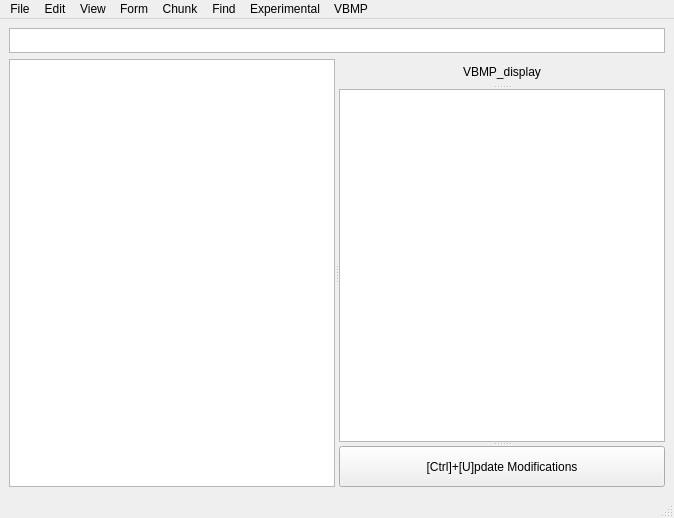
<?xml version="1.0" encoding="UTF-8"?>
<ui version="4.0">
 <author>GoldStar611</author>
 <class>MainWindow</class>
 <widget class="QMainWindow" name="MainWindow">
  <property name="geometry">
   <rect>
    <x>0</x>
    <y>0</y>
    <width>674</width>
    <height>518</height>
   </rect>
  </property>
  <property name="acceptDrops">
   <bool>true</bool>
  </property>
  <property name="windowTitle">
   <string>BASEdit Beta</string>
  </property>
  <widget class="QWidget" name="centralwidget">
   <layout class="QVBoxLayout" name="verticalLayout_3">
    <item>
     <widget class="QPlainTextEdit" name="plainTextEdit_path">
      <property name="enabled">
       <bool>true</bool>
      </property>
      <property name="maximumSize">
       <size>
        <width>16777215</width>
        <height>25</height>
       </size>
      </property>
      <property name="verticalScrollBarPolicy">
       <enum>Qt::ScrollBarAlwaysOff</enum>
      </property>
      <property name="horizontalScrollBarPolicy">
       <enum>Qt::ScrollBarAlwaysOff</enum>
      </property>
      <property name="readOnly">
       <bool>true</bool>
      </property>
     </widget>
    </item>
    <item>
     <widget class="QSplitter" name="splitter">
      <property name="orientation">
       <enum>Qt::Horizontal</enum>
      </property>
      <widget class="QTreeWidget" name="treeWidget">
       <attribute name="headerVisible">
        <bool>false</bool>
       </attribute>
       <column>
        <property name="text">
         <string notr="true">1</string>
        </property>
       </column>
      </widget>
      <widget class="QSplitter" name="splitter2">
       <property name="orientation">
        <enum>Qt::Vertical</enum>
       </property>
       <widget class="QLabel" name="VBMP_display">
        <property name="text">
         <string>VBMP_display</string>
        </property>
        <property name="alignment">
         <set>Qt::AlignCenter</set>
        </property>
       </widget>
       <widget class="QPlainTextEdit" name="plainTextEdit">
        <property name="enabled">
         <bool>true</bool>
        </property>
        <property name="font">
         <font>
          <family>Monospace</family>
          <pointsize>10</pointsize>
          <italic>true</italic>
         </font>
        </property>
       </widget>
       <widget class="QPushButton" name="pushButton_2">
        <property name="text">
         <string>[Ctrl]+[U]pdate Modifications</string>
        </property>
       </widget>
      </widget>
     </widget>
    </item>
   </layout>
  </widget>
  <widget class="QMenuBar" name="menubar">
   <property name="geometry">
    <rect>
     <x>0</x>
     <y>0</y>
     <width>674</width>
     <height>22</height>
    </rect>
   </property>
   <widget class="QMenu" name="menuFile">
    <property name="title">
     <string>File</string>
    </property>
    <addaction name="actionOpen_BAS"/>
    <addaction name="separator"/>
    <addaction name="actionSave_to_BAS"/>
    <addaction name="actionSave_to_XML"/>
    <addaction name="separator"/>
    <addaction name="actionQuit"/>
   </widget>
   <widget class="QMenu" name="menuEdit">
    <property name="title">
     <string>Edit</string>
    </property>
    <addaction name="actionRename"/>
    <addaction name="actionDelete_Chunk"/>
    <addaction name="separator"/>
    <addaction name="actionCopy"/>
    <addaction name="actionPaste"/>
    <addaction name="separator"/>
    <addaction name="actionMove_Up"/>
    <addaction name="actionMove_Down"/>
    <addaction name="separator"/>
    <addaction name="actionEdit_Chunk_Properties"/>
   </widget>
   <widget class="QMenu" name="menuData">
    <property name="title">
     <string>Chunk</string>
    </property>
    <addaction name="actionExport_Data_to_File"/>
    <addaction name="actionImport_Data_from_File"/>
    <addaction name="separator"/>
    <addaction name="actionConvert_to_FORM"/>
    <addaction name="separator"/>
    <addaction name="actionInsert_Chunk_Above"/>
    <addaction name="actionInsert_Chunk_Below"/>
    <addaction name="separator"/>
    <addaction name="actionUpdate_Modifications"/>
    <addaction name="separator"/>
   </widget>
   <widget class="QMenu" name="menuFind">
    <property name="title">
     <string>Find</string>
    </property>
    <addaction name="actionSearch"/>
    <addaction name="actionSearch_Next"/>
    <addaction name="separator"/>
    <addaction name="actionGoto"/>
   </widget>
   <widget class="QMenu" name="menuForm">
    <property name="title">
     <string>Form</string>
    </property>
    <addaction name="actionExport_FORM_Chunk"/>
    <addaction name="separator"/>
    <addaction name="actionReplace_FORM"/>
    <addaction name="separator"/>
    <addaction name="actionConvert_to_Chunk"/>
   </widget>
   <widget class="QMenu" name="menuView">
    <property name="title">
     <string>View</string>
    </property>
    <addaction name="actionRefresh_Tree_Widget"/>
    <addaction name="separator"/>
   </widget>
   <widget class="QMenu" name="menuEMRS">
    <property name="title">
     <string>Experimental</string>
    </property>
    <addaction name="actionExtract_All_EMRS"/>
    <addaction name="actionExtract_Buildings"/>
    <addaction name="actionExtract_Vehicles"/>
    <addaction name="actionExtract_Ground"/>
   </widget>
   <widget class="QMenu" name="menuVBMP">
    <property name="title">
     <string>VBMP</string>
    </property>
    <addaction name="actionReplace_VBMPData"/>
   </widget>
   <addaction name="menuFile"/>
   <addaction name="menuEdit"/>
   <addaction name="menuView"/>
   <addaction name="menuForm"/>
   <addaction name="menuData"/>
   <addaction name="menuFind"/>
   <addaction name="menuEMRS"/>
   <addaction name="menuVBMP"/>
  </widget>
  <widget class="QStatusBar" name="statusbar"/>
  <action name="actionOpen_BAS">
   <property name="text">
    <string>Open .BAS/.XML</string>
   </property>
   <property name="shortcut">
    <string>Ctrl+O</string>
   </property>
  </action>
  <action name="actionOpen_XML">
   <property name="text">
    <string>Open .XML</string>
   </property>
   <property name="shortcut">
    <string>Ctrl+Shift+O</string>
   </property>
  </action>
  <action name="actionSave_to_BAS">
   <property name="text">
    <string>Save to .BAS</string>
   </property>
   <property name="shortcut">
    <string>Ctrl+S</string>
   </property>
  </action>
  <action name="actionSave_to_XML">
   <property name="text">
    <string>Save to .XML</string>
   </property>
   <property name="shortcut">
    <string>Ctrl+Shift+S</string>
   </property>
  </action>
  <action name="actionQuit">
   <property name="text">
    <string>Quit</string>
   </property>
   <property name="shortcut">
    <string>Ctrl+Q</string>
   </property>
  </action>
  <action name="actionDelete_Chunk">
   <property name="text">
    <string>Delete</string>
   </property>
   <property name="shortcut">
    <string>Del</string>
   </property>
  </action>
  <action name="actionInsert_Chunk_Below">
   <property name="text">
    <string>Insert Chunk Below</string>
   </property>
   <property name="shortcut">
    <string>Ins</string>
   </property>
  </action>
  <action name="actionInsert_Chunk_Above">
   <property name="text">
    <string>Insert Chunk Above</string>
   </property>
   <property name="shortcut">
    <string>Shift+Ins</string>
   </property>
  </action>
  <action name="actionEdit_Chunk_Properties">
   <property name="text">
    <string>Chunk Properties</string>
   </property>
   <property name="shortcut">
    <string>Return</string>
   </property>
  </action>
  <action name="actionSwitch_to_Binary_View">
   <property name="text">
    <string>Switch to Binary View</string>
   </property>
   <property name="shortcut">
    <string>Ctrl+B</string>
   </property>
  </action>
  <action name="actionQuote_Printable_View">
   <property name="text">
    <string>Quote Printable View</string>
   </property>
   <property name="shortcut">
    <string>Ctrl+T</string>
   </property>
  </action>
  <action name="actionRefresh_Tree_Widget">
   <property name="text">
    <string>Refresh Tree Widget</string>
   </property>
   <property name="shortcut">
    <string>F5</string>
   </property>
  </action>
  <action name="actionExport_Data_to_File">
   <property name="text">
    <string>Export Chunk to File</string>
   </property>
   <property name="shortcut">
    <string>Ctrl+E</string>
   </property>
  </action>
  <action name="actionImport_Data_from_File">
   <property name="text">
    <string>Import Chunk from File</string>
   </property>
   <property name="shortcut">
    <string>Ctrl+I</string>
   </property>
  </action>
  <action name="actionSearch">
   <property name="text">
    <string>Search</string>
   </property>
   <property name="shortcut">
    <string>Ctrl+F</string>
   </property>
  </action>
  <action name="actionGoto">
   <property name="text">
    <string>Goto</string>
   </property>
   <property name="shortcut">
    <string>Ctrl+G</string>
   </property>
  </action>
  <action name="actionConvert_to_FORM">
   <property name="text">
    <string>Convert to FORM</string>
   </property>
   <property name="shortcut">
    <string>Ctrl+P</string>
   </property>
  </action>
  <action name="actionUpdate_Modifications">
   <property name="text">
    <string>Update Modifications</string>
   </property>
   <property name="shortcut">
    <string>Ctrl+U</string>
   </property>
  </action>
  <action name="actionCopy">
   <property name="text">
    <string>Copy</string>
   </property>
  </action>
  <action name="actionPaste">
   <property name="text">
    <string>Paste</string>
   </property>
  </action>
  <action name="actionMove_Up">
   <property name="text">
    <string>Move Up</string>
   </property>
   <property name="shortcut">
    <string>+</string>
   </property>
  </action>
  <action name="actionMove_Down">
   <property name="text">
    <string>Move Down</string>
   </property>
   <property name="shortcut">
    <string>-</string>
   </property>
  </action>
  <action name="actionRename">
   <property name="text">
    <string>Rename</string>
   </property>
   <property name="shortcut">
    <string>F2</string>
   </property>
  </action>
  <action name="actionExport_FORM_Chunk">
   <property name="text">
    <string>Export FORM</string>
   </property>
  </action>
  <action name="actionSearch_Next">
   <property name="text">
    <string>Search Next</string>
   </property>
   <property name="shortcut">
    <string>F3</string>
   </property>
  </action>
  <action name="actionConvert_to_Chunk">
   <property name="text">
    <string>Convert to Chunk</string>
   </property>
  </action>
  <action name="actionExtract_All_EMRS">
   <property name="text">
    <string>Extract All EMRS</string>
   </property>
  </action>
  <action name="actionExtract_Buildings">
   <property name="text">
    <string>Extract Buildings</string>
   </property>
  </action>
  <action name="actionExtract_Vehicles">
   <property name="text">
    <string>Extract Vehicles</string>
   </property>
  </action>
  <action name="actionExtract_Ground">
   <property name="text">
    <string>Extract Ground</string>
   </property>
  </action>
  <action name="actionReplace_FORM">
   <property name="text">
    <string>Replace FORM</string>
   </property>
  </action>
  <action name="actionReplace_VBMPData">
   <property name="text">
    <string>Replace VBMP BODY</string>
   </property>
  </action>
 </widget>
 <resources/>
 <connections/>
 <designerdata>
  <property name="gridDeltaX">
   <number>10</number>
  </property>
  <property name="gridDeltaY">
   <number>10</number>
  </property>
  <property name="gridSnapX">
   <bool>true</bool>
  </property>
  <property name="gridSnapY">
   <bool>true</bool>
  </property>
  <property name="gridVisible">
   <bool>true</bool>
  </property>
 </designerdata>
</ui>
